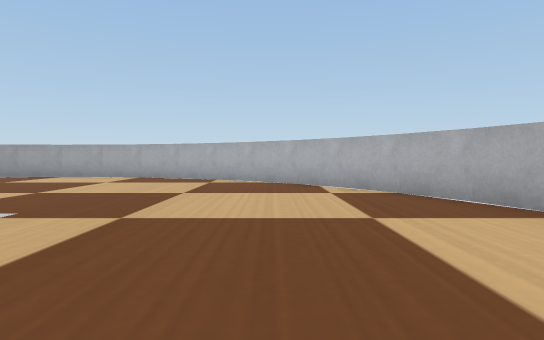
view 1 (above)

16 first-person views from a walk through a world built for the Webots simulator. The camera is 0.06 m above the floor, tilts 2° down and sees 75° across. The floor is counted in squares, 0.1 m on a side. Each view is taken from the middle of a square. On the plan, view 1 faces up. The plan holds only what a view shows up to about 10 squares ahead; the rest is blank. The robots in the file are not drawn. Webots' stock objects and surfaces are drawn as simple stand-ins.

view 2
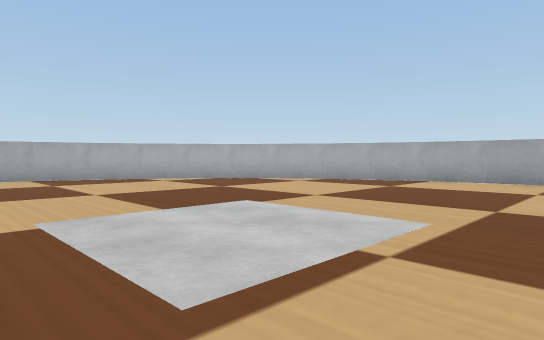

view 3
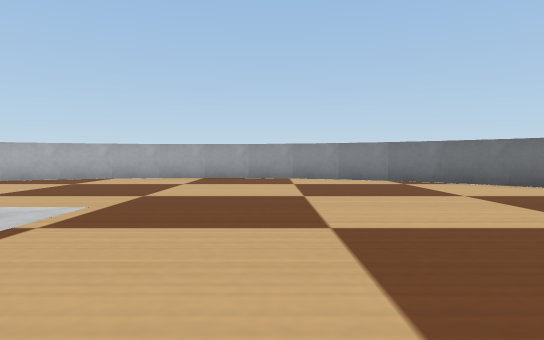

view 4
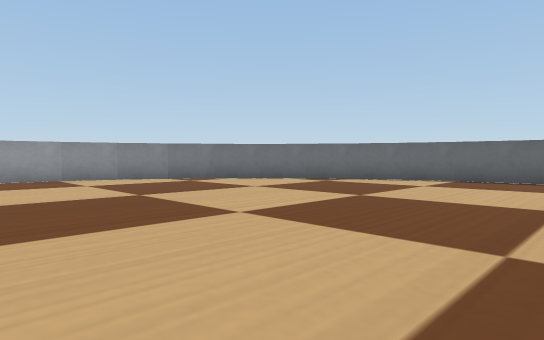

view 5
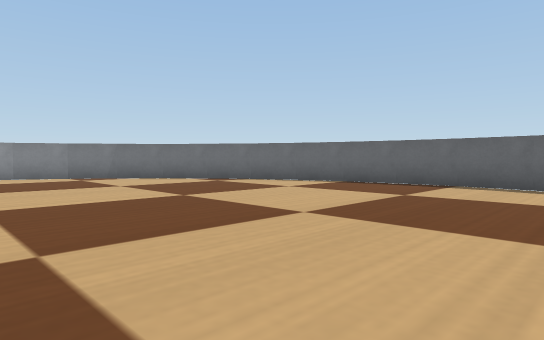

view 6
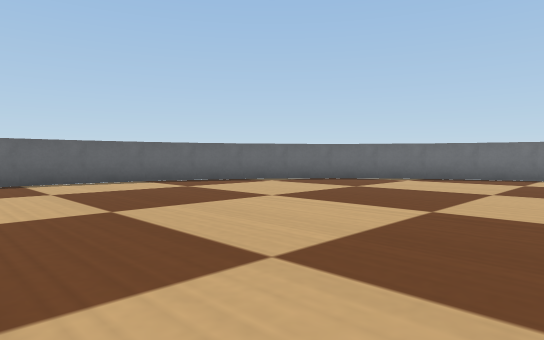

view 7
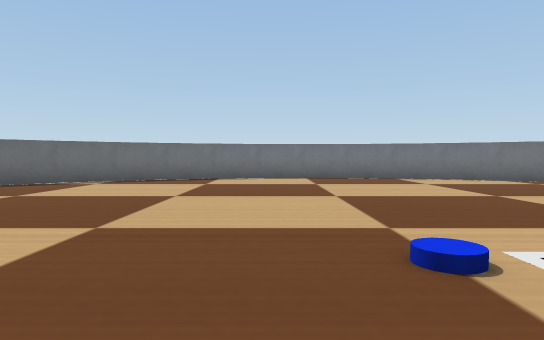

view 8
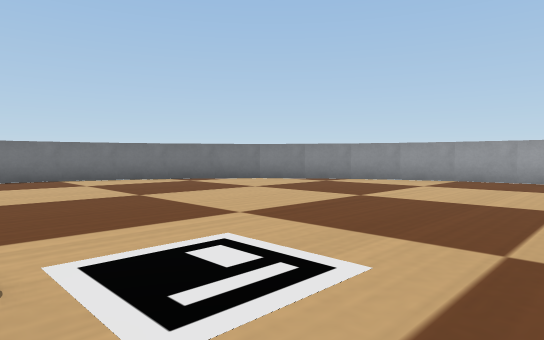

view 9
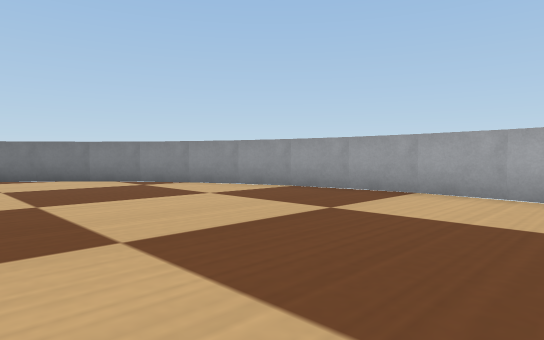

view 10
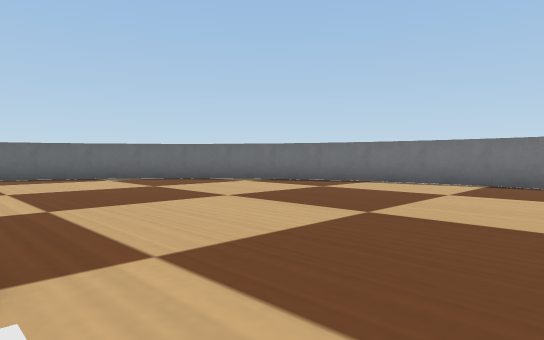

view 11
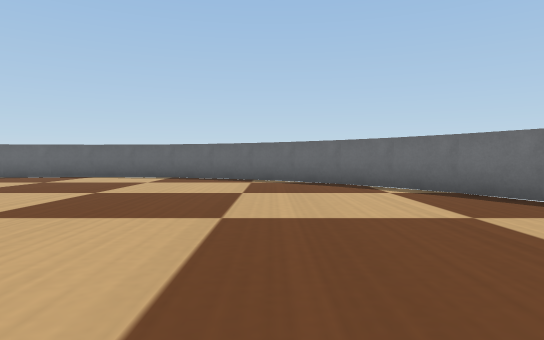

view 12
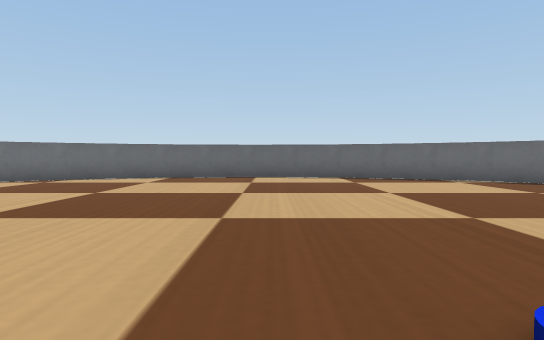

view 13
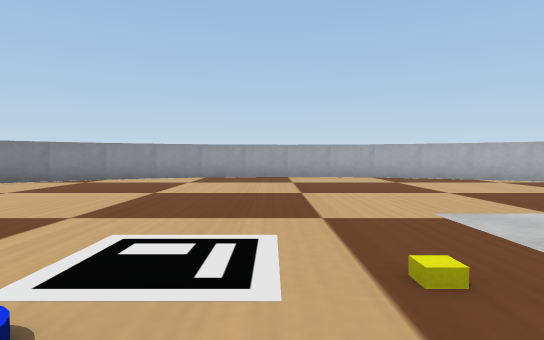

view 14
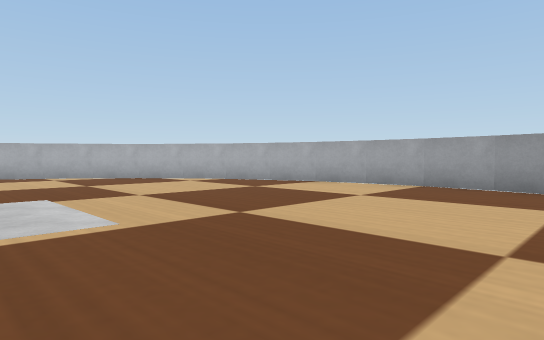

view 15
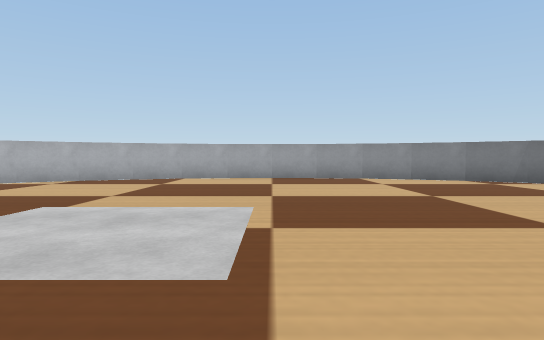

view 16
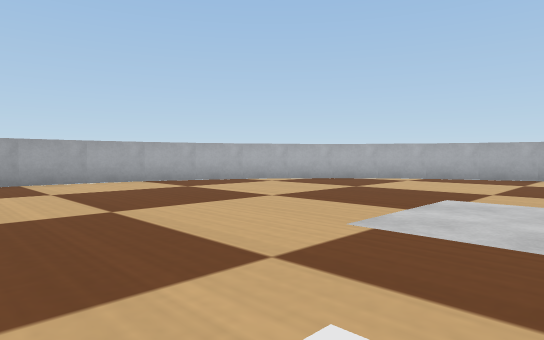

### Floor plan
Points are (right, up) in squares from view 1. A wall is a line through its corners. A room is listed if a view was taken in it or the views show most of it. See-through windows are left out.
Room 1 (views 1, 2, 3, 4, 5, 6, 7, 8, 9, 10, 11, 12, 13, 14, 15, 16)
walls: (-16.4, 2) (-16.5, 1); (-16.1, 3.6) (-16.4, 2.3); (-16.4, -0.2) (-16.2, -1.7); (-16.5, 1.1) (-16.4, -0.4); (-16.2, -1.5) (-15.7, -2.9); (-15.7, 4.9) (-16.2, 3.6); (-15.2, -3.9) (-14.4, -5.2); (-15.1, 6.1) (-15.8, 4.8); (-15.8, -2.8) (-15.1, -4); (-14.4, 7.1) (-15.2, 6); (-14.5, -5) (-13.5, -6.1); (-12.6, -6.9) (-11.5, -7.7); (-13.6, -6.1) (-12.5, -7); (-13.5, 8.2) (-14.5, 7); (-11.4, 9.7) (-12.7, 8.9); (-11.6, -7.6) (-10.3, -8.3); (-12.6, 9) (-13.6, 8.1); (-10.4, -8.2) (-9.1, -8.7); (-10.2, 10.3) (-11.6, 9.6); (-9.2, -8.6) (-7.7, -8.9); (-7.7, 10.9) (-9.1, 10.7) (-10.4, 10.2); (-7.9, -8.9) (-6.5, -9); (-6.6, -9) (-5.2, -8.9) (-3.9, -8.7); (-6.5, 11) (-7.9, 10.9); (-5.2, 10.9) (-6.6, 11); (-3.8, 10.6) (-5.3, 10.9); (-4, -8.7) (-2.7, -8.2); (-2.8, -8.3) (-1.4, -7.6); (-1.6, -7.7) (-0.4, -6.9); (-1.4, 9.6) (-2.7, 10.2) (-4, 10.7); (0.5, -6.1) (1.4, -5.1); (0.6, 8) (-0.4, 8.9) (-1.5, 9.7); (-0.4, -7) (0.6, -6); (1.5, 7) (0.5, 8.2); (2.2, 5.9) (1.4, 7.2); (2.1, -4.1) (2.7, -2.8); (1.4, -5.2) (2.2, -4); (2.7, -2.9) (3.2, -1.5); (3.4, 2.2) (3.2, 3.6); (3.5, 0.9) (3.4, 2.4); (3.2, 3.5) (2.7, 4.8); (2.8, 4.8) (2.2, 6); (3.2, -1.6) (3.4, -0.3) (3.5, 1)

Where each view was taken, in squares from view 1:
view 1: 0 up, 0 right, facing up
view 2: 0 up, 6 left, facing up-right
view 3: 1 down, 7 left, facing right
view 4: 1 up, 7 left, facing down-right
view 5: 1 down, 9 left, facing down-right
view 6: 0 up, 5 left, facing down-left
view 7: 0 up, 6 left, facing left
view 8: 1 up, 6 left, facing up-left
view 9: 5 up, 4 left, facing up-left
view 10: 3 up, 8 left, facing down-left
view 11: 2 up, 12 left, facing down
view 12: 2 up, 7 left, facing down
view 13: 0 up, 7 left, facing up
view 14: 2 down, 4 left, facing up-right
view 15: 1 up, 7 left, facing right
view 16: 2 up, 8 left, facing up-right
